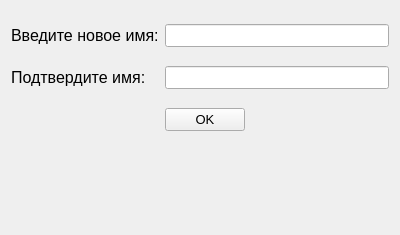
<?xml version="1.0" encoding="UTF-8"?>
<ui version="4.0">
 <class>Form</class>
 <widget class="QWidget" name="Form">
  <property name="geometry">
   <rect>
    <x>0</x>
    <y>0</y>
    <width>400</width>
    <height>235</height>
   </rect>
  </property>
  <property name="windowTitle">
   <string>Form</string>
  </property>
  <layout class="QGridLayout" name="gridLayout">
   <item row="3" column="0" colspan="2">
    <widget class="QLabel" name="error">
     <property name="maximumSize">
      <size>
       <width>16777215</width>
       <height>60</height>
      </size>
     </property>
     <property name="font">
      <font>
       <pointsize>10</pointsize>
      </font>
     </property>
     <property name="text">
      <string/>
     </property>
    </widget>
   </item>
   <item row="1" column="1">
    <widget class="QLineEdit" name="confirm_new_name">
     <property name="font">
      <font>
       <pointsize>10</pointsize>
      </font>
     </property>
    </widget>
   </item>
   <item row="0" column="1">
    <widget class="QLineEdit" name="new_nickname">
     <property name="font">
      <font>
       <pointsize>10</pointsize>
      </font>
     </property>
    </widget>
   </item>
   <item row="1" column="0">
    <widget class="QLabel" name="label_2">
     <property name="font">
      <font>
       <pointsize>12</pointsize>
      </font>
     </property>
     <property name="text">
      <string>Подтвердите имя:</string>
     </property>
    </widget>
   </item>
   <item row="0" column="0">
    <widget class="QLabel" name="label">
     <property name="font">
      <font>
       <pointsize>12</pointsize>
      </font>
     </property>
     <property name="text">
      <string>Введите новое имя:</string>
     </property>
    </widget>
   </item>
   <item row="2" column="1">
    <widget class="QPushButton" name="accept_btn">
     <property name="maximumSize">
      <size>
       <width>80</width>
       <height>16777215</height>
      </size>
     </property>
     <property name="font">
      <font>
       <pointsize>10</pointsize>
       <weight>50</weight>
       <bold>false</bold>
      </font>
     </property>
     <property name="text">
      <string>OK</string>
     </property>
    </widget>
   </item>
  </layout>
 </widget>
 <resources/>
 <connections/>
</ui>
